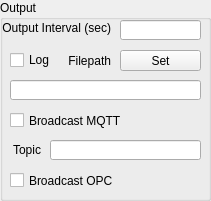
   <widget class="QGroupBox" name="groupBox_4">
    <property name="geometry">
     <rect>
      <x>560</x>
      <y>260</y>
      <width>211</width>
      <height>201</height>
     </rect>
    </property>
    <property name="title">
     <string>Output</string>
    </property>
    <widget class="QLineEdit" name="filepathRead">
     <property name="geometry">
      <rect>
       <x>10</x>
       <y>80</y>
       <width>191</width>
       <height>20</height>
      </rect>
     </property>
     <property name="alignment">
      <set>Qt::AlignRight|Qt::AlignTrailing|Qt::AlignVCenter</set>
     </property>
     <property name="readOnly">
      <bool>true</bool>
     </property>
    </widget>
    <widget class="QLabel" name="label_7">
     <property name="geometry">
      <rect>
       <x>60</x>
       <y>50</y>
       <width>51</width>
       <height>21</height>
      </rect>
     </property>
     <property name="text">
      <string>Filepath</string>
     </property>
     <property name="alignment">
      <set>Qt::AlignRight|Qt::AlignTrailing|Qt::AlignVCenter</set>
     </property>
    </widget>
    <widget class="QCheckBox" name="dataLogCheck">
     <property name="geometry">
      <rect>
       <x>10</x>
       <y>50</y>
       <width>51</width>
       <height>20</height>
      </rect>
     </property>
     <property name="text">
      <string>Log</string>
     </property>
    </widget>
    <widget class="QPushButton" name="filepathSet">
     <property name="geometry">
      <rect>
       <x>120</x>
       <y>50</y>
       <width>81</width>
       <height>21</height>
      </rect>
     </property>
     <property name="text">
      <string>Set</string>
     </property>
    </widget>
    <widget class="QLabel" name="label_8">
     <property name="geometry">
      <rect>
       <x>0</x>
       <y>20</y>
       <width>111</width>
       <height>16</height>
      </rect>
     </property>
     <property name="text">
      <string>Output Interval (sec)</string>
     </property>
     <property name="alignment">
      <set>Qt::AlignRight|Qt::AlignTrailing|Qt::AlignVCenter</set>
     </property>
    </widget>
    <widget class="QLineEdit" name="broadcastPeriodSet">
     <property name="geometry">
      <rect>
       <x>120</x>
       <y>20</y>
       <width>81</width>
       <height>20</height>
      </rect>
     </property>
    </widget>
    <widget class="QCheckBox" name="broadcastMQTTCheck">
     <property name="geometry">
      <rect>
       <x>10</x>
       <y>110</y>
       <width>161</width>
       <height>21</height>
      </rect>
     </property>
     <property name="text">
      <string>Broadcast MQTT</string>
     </property>
    </widget>
    <widget class="QCheckBox" name="broadcastOPCCheck">
     <property name="geometry">
      <rect>
       <x>10</x>
       <y>170</y>
       <width>161</width>
       <height>21</height>
      </rect>
     </property>
     <property name="text">
      <string>Broadcast OPC</string>
     </property>
    </widget>
    <widget class="QLineEdit" name="mqttTopic">
     <property name="geometry">
      <rect>
       <x>50</x>
       <y>140</y>
       <width>151</width>
       <height>20</height>
      </rect>
     </property>
     <property name="readOnly">
      <bool>false</bool>
     </property>
    </widget>
    <widget class="QLabel" name="label_15">
     <property name="geometry">
      <rect>
       <x>0</x>
       <y>140</y>
       <width>41</width>
       <height>20</height>
      </rect>
     </property>
     <property name="text">
      <string>Topic</string>
     </property>
     <property name="alignment">
      <set>Qt::AlignRight|Qt::AlignTrailing|Qt::AlignVCenter</set>
     </property>
    </widget>
   </widget>
